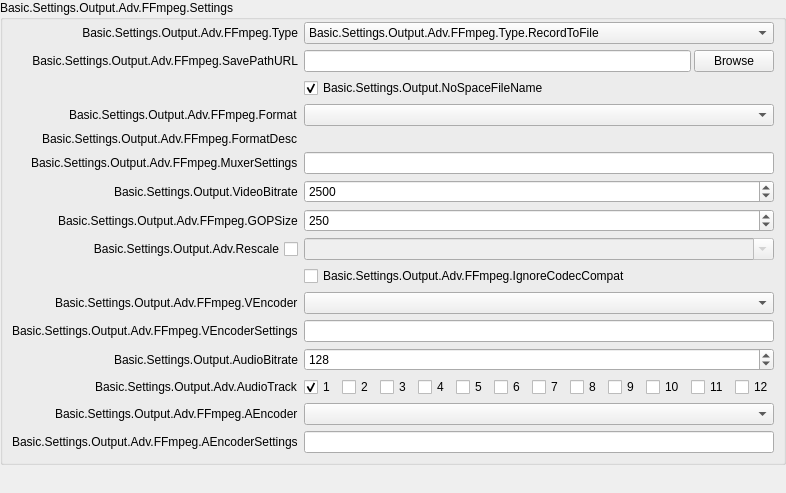
                          <widget class="QWidget" name="scrollAreaWidgetContents_8">
                           <property name="geometry">
                            <rect>
                             <x>0</x>
                             <y>0</y>
                             <width>775</width>
                             <height>493</height>
                            </rect>
                           </property>
                           <layout class="QVBoxLayout" name="verticalLayout_27">
                            <property name="leftMargin">
                             <number>0</number>
                            </property>
                            <property name="topMargin">
                             <number>0</number>
                            </property>
                            <property name="rightMargin">
                             <number>0</number>
                            </property>
                            <property name="bottomMargin">
                             <number>0</number>
                            </property>
                            <item>
                             <widget class="QGroupBox" name="advOutRecFFmpeg">
                              <property name="title">
                               <string>Basic.Settings.Output.Adv.FFmpeg.Settings</string>
                              </property>
                              <layout class="QFormLayout" name="formLayout_7">
                               <property name="fieldGrowthPolicy">
                                <enum>QFormLayout::FieldGrowthPolicy::AllNonFixedFieldsGrow</enum>
                               </property>
                               <property name="labelAlignment">
                                <set>Qt::AlignmentFlag::AlignRight|Qt::AlignmentFlag::AlignTrailing|Qt::AlignmentFlag::AlignVCenter</set>
                               </property>
                               <property name="leftMargin">
                                <number>9</number>
                               </property>
                               <property name="topMargin">
                                <number>2</number>
                               </property>
                               <property name="rightMargin">
                                <number>9</number>
                               </property>
                               <property name="bottomMargin">
                                <number>9</number>
                               </property>
                               <item row="0" column="0">
                                <widget class="QLabel" name="label_48">
                                 <property name="sizePolicy">
                                  <sizepolicy hsizetype="Preferred" vsizetype="Expanding">
                                   <horstretch>0</horstretch>
                                   <verstretch>0</verstretch>
                                  </sizepolicy>
                                 </property>
                                 <property name="minimumSize">
                                  <size>
                                   <width>170</width>
                                   <height>0</height>
                                  </size>
                                 </property>
                                 <property name="text">
                                  <string>Basic.Settings.Output.Adv.FFmpeg.Type</string>
                                 </property>
                                 <property name="alignment">
                                  <set>Qt::AlignmentFlag::AlignRight|Qt::AlignmentFlag::AlignTrailing|Qt::AlignmentFlag::AlignVCenter</set>
                                 </property>
                                </widget>
                               </item>
                               <item row="0" column="1">
                                <widget class="QComboBox" name="advOutFFType">
                                 <item>
                                  <property name="text">
                                   <string>Basic.Settings.Output.Adv.FFmpeg.Type.RecordToFile</string>
                                  </property>
                                 </item>
                                 <item>
                                  <property name="text">
                                   <string>Basic.Settings.Output.Adv.FFmpeg.Type.URL</string>
                                  </property>
                                 </item>
                                </widget>
                               </item>
                               <item row="1" column="0">
                                <widget class="QLabel" name="label_36">
                                 <property name="sizePolicy">
                                  <sizepolicy hsizetype="Preferred" vsizetype="Expanding">
                                   <horstretch>0</horstretch>
                                   <verstretch>0</verstretch>
                                  </sizepolicy>
                                 </property>
                                 <property name="minimumSize">
                                  <size>
                                   <width>170</width>
                                   <height>0</height>
                                  </size>
                                 </property>
                                 <property name="text">
                                  <string>Basic.Settings.Output.Adv.FFmpeg.SavePathURL</string>
                                 </property>
                                 <property name="alignment">
                                  <set>Qt::AlignmentFlag::AlignRight|Qt::AlignmentFlag::AlignTrailing|Qt::AlignmentFlag::AlignVCenter</set>
                                 </property>
                                </widget>
                               </item>
                               <item row="1" column="1">
                                <widget class="QStackedWidget" name="stackedWidget_2">
                                 <property name="sizePolicy">
                                  <sizepolicy hsizetype="Preferred" vsizetype="Maximum">
                                   <horstretch>0</horstretch>
                                   <verstretch>0</verstretch>
                                  </sizepolicy>
                                 </property>
                                 <property name="currentIndex">
                                  <number>0</number>
                                 </property>
                                 <widget class="QWidget" name="page_7">
                                  <property name="sizePolicy">
                                   <sizepolicy hsizetype="Preferred" vsizetype="Maximum">
                                    <horstretch>0</horstretch>
                                    <verstretch>0</verstretch>
                                   </sizepolicy>
                                  </property>
                                  <layout class="QHBoxLayout" name="horizontalLayout_27">
                                   <property name="spacing">
                                    <number>3</number>
                                   </property>
                                   <property name="leftMargin">
                                    <number>0</number>
                                   </property>
                                   <property name="topMargin">
                                    <number>0</number>
                                   </property>
                                   <property name="rightMargin">
                                    <number>0</number>
                                   </property>
                                   <property name="bottomMargin">
                                    <number>0</number>
                                   </property>
                                   <item>
                                    <widget class="QLineEdit" name="advOutFFRecPath">
                                     <property name="readOnly">
                                      <bool>true</bool>
                                     </property>
                                    </widget>
                                   </item>
                                   <item>
                                    <widget class="QPushButton" name="advOutFFPathBrowse">
                                     <property name="text">
                                      <string>Browse</string>
                                     </property>
                                    </widget>
                                   </item>
                                  </layout>
                                 </widget>
                                 <widget class="QWidget" name="page_8">
                                  <property name="sizePolicy">
                                   <sizepolicy hsizetype="Preferred" vsizetype="Maximum">
                                    <horstretch>0</horstretch>
                                    <verstretch>0</verstretch>
                                   </sizepolicy>
                                  </property>
                                  <layout class="QHBoxLayout" name="horizontalLayout_30">
                                   <property name="spacing">
                                    <number>0</number>
                                   </property>
                                   <property name="leftMargin">
                                    <number>0</number>
                                   </property>
                                   <property name="topMargin">
                                    <number>0</number>
                                   </property>
                                   <property name="rightMargin">
                                    <number>0</number>
                                   </property>
                                   <property name="bottomMargin">
                                    <number>0</number>
                                   </property>
                                   <item>
                                    <widget class="QLineEdit" name="advOutFFURL">
                                     <property name="enabled">
                                      <bool>true</bool>
                                     </property>
                                    </widget>
                                   </item>
                                  </layout>
                                 </widget>
                                </widget>
                               </item>
                               <item row="2" column="1">
                                <widget class="QCheckBox" name="advOutFFNoSpace">
                                 <property name="text">
                                  <string>Basic.Settings.Output.NoSpaceFileName</string>
                                 </property>
                                 <property name="checked">
                                  <bool>true</bool>
                                 </property>
                                </widget>
                               </item>
                               <item row="3" column="0">
                                <widget class="QLabel" name="label_16">
                                 <property name="text">
                                  <string>Basic.Settings.Output.Adv.FFmpeg.Format</string>
                                 </property>
                                </widget>
                               </item>
                               <item row="3" column="1">
                                <widget class="QComboBox" name="advOutFFFormat"/>
                               </item>
                               <item row="4" column="0">
                                <widget class="QLabel" name="label_44">
                                 <property name="text">
                                  <string>Basic.Settings.Output.Adv.FFmpeg.FormatDesc</string>
                                 </property>
                                </widget>
                               </item>
                               <item row="4" column="1">
                                <widget class="QLabel" name="advOutFFFormatDesc">
                                 <property name="text">
                                  <string/>
                                 </property>
                                </widget>
                               </item>
                               <item row="5" column="0">
                                <widget class="QLabel" name="label_1337">
                                 <property name="text">
                                  <string>Basic.Settings.Output.Adv.FFmpeg.MuxerSettings</string>
                                 </property>
                                </widget>
                               </item>
                               <item row="5" column="1">
                                <widget class="QLineEdit" name="advOutFFMCfg"/>
                               </item>
                               <item row="6" column="0">
                                <widget class="QLabel" name="label_40">
                                 <property name="text">
                                  <string>Basic.Settings.Output.VideoBitrate</string>
                                 </property>
                                </widget>
                               </item>
                               <item row="6" column="1">
                                <widget class="QSpinBox" name="advOutFFVBitrate">
                                 <property name="minimum">
                                  <number>0</number>
                                 </property>
                                 <property name="maximum">
                                  <number>1000000000</number>
                                 </property>
                                 <property name="value">
                                  <number>2500</number>
                                 </property>
                                </widget>
                               </item>
                               <item row="7" column="0">
                                <widget class="QLabel" name="label_63">
                                 <property name="text">
                                  <string>Basic.Settings.Output.Adv.FFmpeg.GOPSize</string>
                                 </property>
                                </widget>
                               </item>
                               <item row="7" column="1">
                                <widget class="QSpinBox" name="advOutFFVGOPSize">
                                 <property name="maximum">
                                  <number>1000000000</number>
                                 </property>
                                 <property name="value">
                                  <number>250</number>
                                 </property>
                                </widget>
                               </item>
                               <item row="8" column="0">
                                <widget class="QCheckBox" name="advOutFFUseRescale">
                                 <property name="sizePolicy">
                                  <sizepolicy hsizetype="Minimum" vsizetype="Expanding">
                                   <horstretch>0</horstretch>
                                   <verstretch>0</verstretch>
                                  </sizepolicy>
                                 </property>
                                 <property name="layoutDirection">
                                  <enum>Qt::LayoutDirection::RightToLeft</enum>
                                 </property>
                                 <property name="text">
                                  <string>Basic.Settings.Output.Adv.Rescale</string>
                                 </property>
                                </widget>
                               </item>
                               <item row="8" column="1">
                                <widget class="QComboBox" name="advOutFFRescale">
                                 <property name="enabled">
                                  <bool>false</bool>
                                 </property>
                                 <property name="editable">
                                  <bool>true</bool>
                                 </property>
                                </widget>
                               </item>
                               <item row="9" column="1">
                                <widget class="QCheckBox" name="advOutFFIgnoreCompat">
                                 <property name="text">
                                  <string>Basic.Settings.Output.Adv.FFmpeg.IgnoreCodecCompat</string>
                                 </property>
                                </widget>
                               </item>
                               <item row="10" column="0">
                                <widget class="QLabel" name="label_37">
                                 <property name="text">
                                  <string>Basic.Settings.Output.Adv.FFmpeg.VEncoder</string>
                                 </property>
                                </widget>
                               </item>
                               <item row="10" column="1">
                                <widget class="QComboBox" name="advOutFFVEncoder"/>
                               </item>
                               <item row="11" column="0">
                                <widget class="QLabel" name="label_38">
                                 <property name="text">
                                  <string>Basic.Settings.Output.Adv.FFmpeg.VEncoderSettings</string>
                                 </property>
                                </widget>
                               </item>
                               <item row="11" column="1">
                                <widget class="QLineEdit" name="advOutFFVCfg"/>
                               </item>
                               <item row="12" column="0">
                                <widget class="QLabel" name="label_41">
                                 <property name="text">
                                  <string>Basic.Settings.Output.AudioBitrate</string>
                                 </property>
                                </widget>
                               </item>
                               <item row="12" column="1">
                                <widget class="QSpinBox" name="advOutFFABitrate">
                                 <property name="minimum">
                                  <number>32</number>
                                 </property>
                                 <property name="maximum">
                                  <number>4096</number>
                                 </property>
                                 <property name="singleStep">
                                  <number>16</number>
                                 </property>
                                 <property name="value">
                                  <number>128</number>
                                 </property>
                                </widget>
                               </item>
                               <item row="13" column="0">
                                <widget class="QLabel" name="label_47">
                                 <property name="text">
                                  <string>Basic.Settings.Output.Adv.AudioTrack</string>
                                 </property>
                                </widget>
                               </item>
                               <item row="13" column="1">
                                <widget class="QFrame" name="widget_10">
                                 <property name="sizePolicy">
                                  <sizepolicy hsizetype="Maximum" vsizetype="Preferred">
                                   <horstretch>0</horstretch>
                                   <verstretch>0</verstretch>
                                  </sizepolicy>
                                 </property>
                                 <layout class="QHBoxLayout" name="horizontalLayout_26">
                                  <property name="leftMargin">
                                   <number>0</number>
                                  </property>
                                  <property name="topMargin">
                                   <number>0</number>
                                  </property>
                                  <property name="rightMargin">
                                   <number>0</number>
                                  </property>
                                  <property name="bottomMargin">
                                   <number>0</number>
                                  </property>
                                  <item>
                                   <widget class="QCheckBox" name="advOutFFTrack1">
                                    <property name="text">
                                     <string notr="true">1</string>
                                    </property>
                                    <property name="checked">
                                     <bool>true</bool>
                                    </property>
                                   </widget>
                                  </item>
                                  <item>
                                   <widget class="QCheckBox" name="advOutFFTrack2">
                                    <property name="text">
                                     <string notr="true">2</string>
                                    </property>
                                   </widget>
                                  </item>
                                  <item>
                                   <widget class="QCheckBox" name="advOutFFTrack3">
                                    <property name="text">
                                     <string notr="true">3</string>
                                    </property>
                                   </widget>
                                  </item>
                                  <item>
                                   <widget class="QCheckBox" name="advOutFFTrack4">
                                    <property name="text">
                                     <string notr="true">4</string>
                                    </property>
                                   </widget>
                                  </item>
                                  <item>
                                   <widget class="QCheckBox" name="advOutFFTrack5">
                                    <property name="text">
                                     <string notr="true">5</string>
                                    </property>
                                   </widget>
                                  </item>
                                  <item>
                                   <widget class="QCheckBox" name="advOutFFTrack6">
                                    <property name="text">
                                     <string notr="true">6</string>
                                    </property>
                                   </widget>
                                  </item>
                                  <item>
                                   <widget class="QCheckBox" name="advOutFFTrack7">
                                    <property name="text">
                                     <string notr="true">7</string>
                                    </property>
                                   </widget>
                                  </item>
                                  <item>
                                   <widget class="QCheckBox" name="advOutFFTrack8">
                                    <property name="text">
                                     <string notr="true">8</string>
                                    </property>
                                   </widget>
                                  </item>
                                  <item>
                                   <widget class="QCheckBox" name="advOutFFTrack9">
                                    <property name="text">
                                     <string notr="true">9</string>
                                    </property>
                                   </widget>
                                  </item>
                                  <item>
                                   <widget class="QCheckBox" name="advOutFFTrack10">
                                    <property name="text">
                                     <string notr="true">10</string>
                                    </property>
                                   </widget>
                                  </item>
                                  <item>
                                   <widget class="QCheckBox" name="advOutFFTrack11">
                                    <property name="text">
                                     <string notr="true">11</string>
                                    </property>
                                   </widget>
                                  </item>
                                  <item>
                                   <widget class="QCheckBox" name="advOutFFTrack12">
                                    <property name="text">
                                     <string notr="true">12</string>
                                    </property>
                                   </widget>
                                  </item>
                                 </layout>
                                </widget>
                               </item>
                               <item row="14" column="0">
                                <widget class="QLabel" name="label_39">
                                 <property name="text">
                                  <string>Basic.Settings.Output.Adv.FFmpeg.AEncoder</string>
                                 </property>
                                </widget>
                               </item>
                               <item row="14" column="1">
                                <widget class="QComboBox" name="advOutFFAEncoder"/>
                               </item>
                               <item row="15" column="0">
                                <widget class="QLabel" name="label_46">
                                 <property name="text">
                                  <string>Basic.Settings.Output.Adv.FFmpeg.AEncoderSettings</string>
                                 </property>
                                </widget>
                               </item>
                               <item row="15" column="1">
                                <widget class="QLineEdit" name="advOutFFACfg"/>
                               </item>
                              </layout>
                             </widget>
                            </item>
                            <item>
                             <spacer name="verticalSpacer_6">
                              <property name="orientation">
                               <enum>Qt::Orientation::Vertical</enum>
                              </property>
                              <property name="sizeHint" stdset="0">
                               <size>
                                <width>20</width>
                                <height>0</height>
                               </size>
                              </property>
                             </spacer>
                            </item>
                           </layout>
                          </widget>
